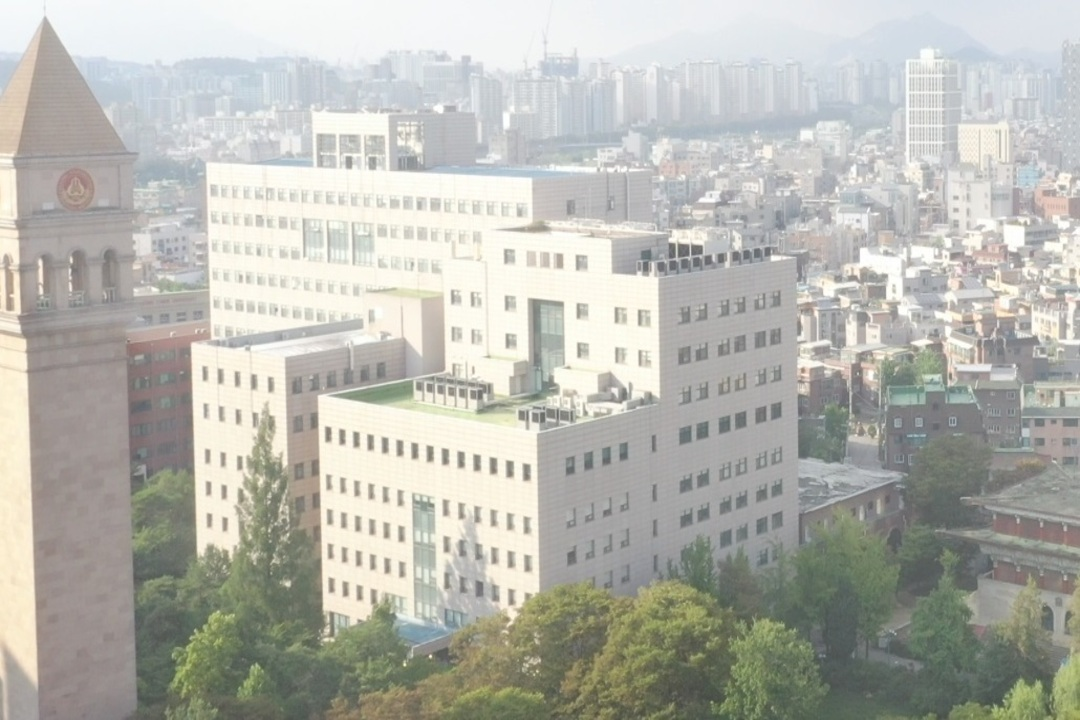
#> input picture test_imgs/6_hazy.jpg, 1080 x 720 px
$ python gsvt.py   (older library calls are emulated)
#> lines starting #> are read from the running program, lines starting #| are printed output that depends on the picture
import os
import cv2
import numpy as np
import matplotlib.pyplot as plt


def get_file_name(path):
#> further down, hazy_img is the input picture: shape (720, 1080, 3); mean B, G, R 175, 182.5, 182.1
#| (720, 1080, 3)
    basename = os.path.basename(path)
    onlyname = os.path.splitext(basename)[0]
    return onlyname

def DarkChannel(im, sz):
#> called with sz = 3
    b, g, r = cv2.split(im)
    dc = cv2.min(cv2.min(r, g), b)
    kernel = cv2.getStructuringElement(cv2.MORPH_RECT, (sz, sz))
    dark = cv2.erode(dc, kernel)
    return dark

def TransmissionRefine(im, et):
    gray = cv2.cvtColor(im, cv2.COLOR_BGR2GRAY)
    gray = np.float64(gray) / 255
    # r = 60
    r = 30
    eps = 0.0001
    t = Guidedfilter(gray, et, r, eps)
    return t

def Guidedfilter(im, p, r, eps):
#> called with r = 30, eps = 0.0001
    mean_I = cv2.boxFilter(im, cv2.CV_64F, (r, r))
    mean_p = cv2.boxFilter(p, cv2.CV_64F, (r, r))
    mean_Ip = cv2.boxFilter(im * p, cv2.CV_64F, (r, r))
    cov_Ip = mean_Ip - mean_I * mean_p
    mean_II = cv2.boxFilter(im * im, cv2.CV_64F, (r, r))
    var_I = mean_II - mean_I * mean_I
    a = cov_Ip / (var_I + eps)
    b = mean_p - a * mean_I
    mean_a = cv2.boxFilter(a, cv2.CV_64F, (r, r))
    mean_b = cv2.boxFilter(b, cv2.CV_64F, (r, r))
    q = mean_a * im + mean_b
    return q

def BrightChannel(im,sz):
#> called with sz = 30
    b,g,r = cv2.split(im)
    bc = cv2.max(cv2.max(r,g),b)
    kernel = cv2.getStructuringElement(cv2.MORPH_RECT,(sz,sz))
    bright = cv2.dilate(bc,kernel)
    return bright

def sobel_edge_extractor(img):
    sobel_horizontal = cv2.Sobel(img, cv2.CV_64F, 1, 0, ksize=3)
    sobel_vertical = cv2.Sobel(img, cv2.CV_64F, 0, 1, ksize=3)
    absx= cv2.convertScaleAbs(sobel_horizontal)
    absy = cv2.convertScaleAbs(sobel_vertical)
    edge = cv2.addWeighted(absx, 0.5, absy, 0.5,0)
    return edge

def normalize_img(img):
    return (img - img.min()) / (img.max() - img.min())

# [15 lines left out: function line_intersection, not called in this run]

def get_atmosphere_w_location_drop(I, darkch, p, drop_rate):
    M, N = darkch.shape
    flatI = I.reshape(M * N, 3)
    flatdark = darkch.ravel()
    searchidx = (-flatdark).argsort()[ int(M*N*drop_rate): int(M*N*drop_rate + M*N*p)]  # find top M * N * p indexes
    collected_pixels = flatI.take(searchidx, axis=0)
    avg_pixels = np.average(collected_pixels, axis=1)
    max_avg_pixel_id = np.argmax(avg_pixels)
    location_in_flat = searchidx[max_avg_pixel_id]
    y = (location_in_flat)//N + 1
    x = (location_in_flat)%N + 1
    return collected_pixels[max_avg_pixel_id], x, y

# [30 lines left out: function move_points_away_from_anchor, not called in this run]


def move_points_away_from_anchor_vectorized(anchor, points, distances):
    """
    Vectorized version: move points away from the anchor by given distances.

    Parameters:
    - anchor: Tuple (x, y)
    - points: List of shape (N, 2)
    - distances: List of N distance values

    Returns:
    - new_points: List of shape (N, 2)
    """
    anchor = np.array(anchor)
    points = np.array(points)
    distances = np.array(distances)

    # Direction vectors from anchor to points
    directions = points - anchor  # shape (N, 2)

    # Normalize the directions
    norms = np.linalg.norm(directions, axis=1, keepdims=True)  # shape (N, 1)
    # Avoid division by zero
    norms[norms == 0] = 1.0
    unit_directions = directions / norms

    # Multiply each unit direction by the corresponding distance
    displacements = unit_directions * distances[:, np.newaxis]

    # New points
    new_points = points + displacements

    return new_points.tolist()


path = 'test_imgs/6_hazy.jpg'
fname = get_file_name(path)
print(fname)

hazy_img = cv2.imread(path)
hazy_img = cv2.cvtColor(hazy_img, cv2.COLOR_BGR2RGB)
print(hazy_img.shape)

src = hazy_img.copy()
I = src.astype("float64") / 255

dark2 = DarkChannel(I, 3)
t2 = TransmissionRefine(src, dark2)

bright1 = BrightChannel(I, 30)
tb1 = TransmissionRefine(src, bright1)

a = b = 3
multiplied = (t2**a)*(tb1**b)
mul1_clip = multiplied.copy()
mul1_clip[np.where(mul1_clip < 0.01)] = 0

gray = cv2.cvtColor(hazy_img, cv2.COLOR_RGB2GRAY)
sobel = 1 - sobel_edge_extractor(gray)/255
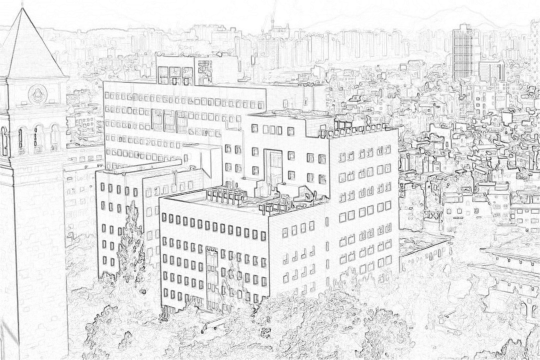
#> sobel: shape (720, 1080) float64 (shown at 1/2 size); min 0, max 1, mean 0.908
multi = 2*mul1_clip*sobel
multi = np.clip(multi, 0.0, 1.0)
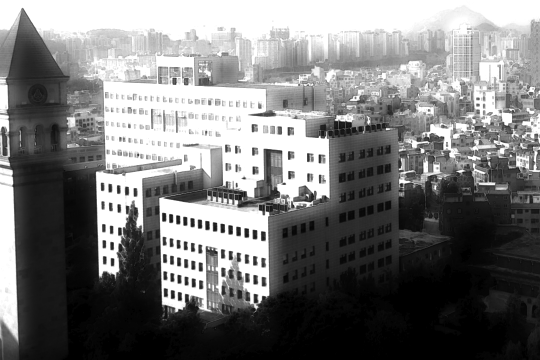
#> multi: shape (720, 1080) float64 (shown at 1/2 size); min 0, max 1, mean 0.475

multi_mean = np.mean(multi)*255
#> multi_mean = 121.1

multi_norm = normalize_img(multi)
test_t = 1 - multi_norm

offset = 0.1
test_t_new = (1-offset)*test_t + offset
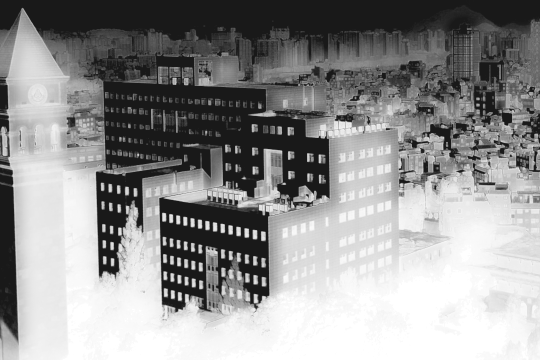
#> test_t_new: shape (720, 1080) float64 (shown at 1/2 size); min 0.1, max 1, mean 0.573
test_t = test_t_new

hazy_hsv = cv2.cvtColor(hazy_img, cv2.COLOR_RGB2HSV)
#> hazy_hsv: shape (720, 1080, 3); mean H, S, V 52.3, 20.3, 186.1
h,s,v = cv2.split(hazy_hsv)
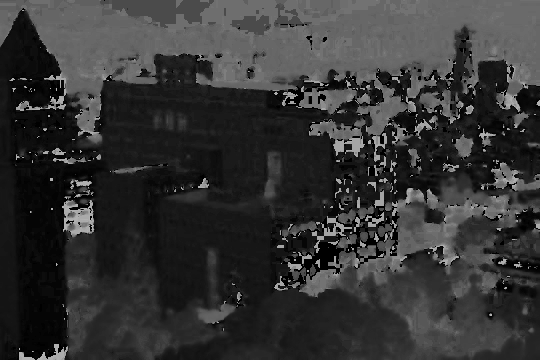
#> h: shape (720, 1080) (shown at 1/2 size); min 0, max 179, mean 52.3
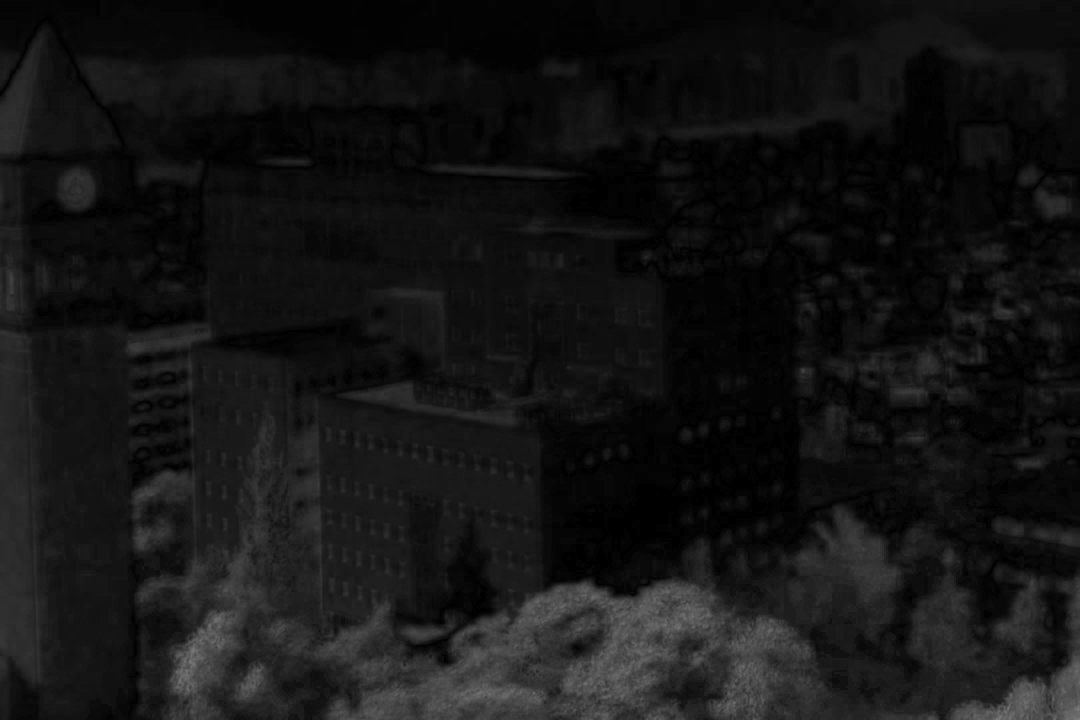
#> s: shape (720, 1080); min 0, max 127, mean 20.3

A2, Ax2, Ay2 = get_atmosphere_w_location_drop(I, multi, 0.001, 0.00)
#> in get_atmosphere_w_location_drop, `searchidx = (-flatdark).argsort()[ int(M*N*drop_rate): int(M*N*drop_ra..`: searchidx = 777 values, max 626811 at index 266, min 146601 at index 701, mean 410392.9
#> in get_atmosphere_w_location_drop, `collected_pixels = flatI.take(searchidx, axis=0)`: collected_pixels = 777 rows, first 8: [0.992, 0.969, 0.906], [0.98, 0.957, 0.894], [0.984, 0.961, 0.898], [0.98, 0.957, 0.902], [0.976, 0.953, 0.898], [0.98, 0.957, 0.902], [0.984, 0.961, 0.906], [0.98, 0.957, 0.902]
#> in get_atmosphere_w_location_drop, `avg_pixels = np.average(collected_pixels, axis=1)`: avg_pixels = 777 values, max 0.992 at index 765, min 0.847 at index 334, mean 0.944
#> in get_atmosphere_w_location_drop, `max_avg_pixel_id = np.argmax(avg_pixels)`: max_avg_pixel_id = 765
#> in get_atmosphere_w_location_drop, `location_in_flat = searchidx[max_avg_pixel_id]`: location_in_flat = 146707
#> in get_atmosphere_w_location_drop, `y = (location_in_flat)//N + 1`: y = 136
#> in get_atmosphere_w_location_drop, `x = (location_in_flat)%N + 1`: x = 908
#> A2 = [0.992, 0.992, 0.992]; Ax2 = 908; Ay2 = 136

A2_8bit = hazy_img.copy()
A2_8bit[:,:,0] = int(A2[0]*255)
A2_8bit[:,:,1] = int(A2[1]*255)
A2_8bit[:,:,2] = int(A2[2]*255)
A2_8bit_to_hsv = cv2.cvtColor(A2_8bit, cv2.COLOR_RGB2HSV)
A2_8bit_hsv_values = np.mean(A2_8bit_to_hsv, axis=0)[0]
#> A2_8bit_hsv_values = [0, 0, 253]
# print(A2_8bit_hsv_values)

anchor_point = (int(A2_8bit_hsv_values[1]), int(A2_8bit_hsv_values[2]))
#> anchor_point = (0, 253)
# print(anchor_point)

s_flatten = s.ravel()
v_flatten = v.ravel()
t_flatten = test_t.ravel()

list_sv = np.array([s_flatten,v_flatten])
list_sv_reshaped = list(zip(*list_sv))
#> list_sv_reshaped = 777600 items
list_sv_reshaped = np.array(list_sv_reshaped)
#> list_sv_reshaped = 777600 pairs, first value 0 to 127, second value 73 to 255


distances = t_flatten*multi_mean
new_positions = move_points_away_from_anchor_vectorized(anchor_point, list_sv_reshaped, distances)
#> in move_points_away_from_anchor_vectorized, `anchor = np.array(anchor)`: anchor = [0, 253]
#> in move_points_away_from_anchor_vectorized, `points = np.array(points)`: points has the same summary as list_sv_reshaped outside move_points_away_from_anchor_vectorized
#> in move_points_away_from_anchor_vectorized, `directions = points - anchor`: directions = 777600 pairs, first value 0 to 127, second value -180 to 2
#> in move_points_away_from_anchor_vectorized, `unit_directions = directions / norms`: unit_directions = 777600 pairs, first value 0 to 1, second value -1 to 1
#> in move_points_away_from_anchor_vectorized, `displacements = unit_directions * distances[:, np.newaxis]`: displacements = 777600 pairs, first value 0 to 102.5, second value -121.1 to 16.65
#> in move_points_away_from_anchor_vectorized, `new_points = points + displacements`: new_points = 777600 pairs, first value 0 to 217.2, second value -47.03 to 271.7
#> new_positions = 777600 items

new_positions = np.array(new_positions)
#> new_positions has the same summary as new_points in move_points_away_from_anchor_vectorized

new_s = new_positions[:,0]
new_v = new_positions[:,1]

new_s_rs = np.reshape(new_s, s.shape)
new_v_rs = np.reshape(new_v, v.shape)

enh_s = np.clip(new_s_rs, 0, 255).astype('uint8')
enh_v = np.clip(new_v_rs, 0, 255).astype('uint8')

new_hsv = cv2.merge([h,enh_s,enh_v])
rgb_back = cv2.cvtColor(new_hsv, cv2.COLOR_HSV2RGB)


# plt.figure(figsize = (18, 9))
plt.subplot(121), plt.imshow(hazy_img), plt.title("Hazy"), plt.axis('off')
plt.subplot(122), plt.imshow(rgb_back), plt.title("Output"), plt.axis('off')
plt.show()

$ run again, with test_imgs/1_hazy.jpg copied over test_imgs/6_hazy.jpg
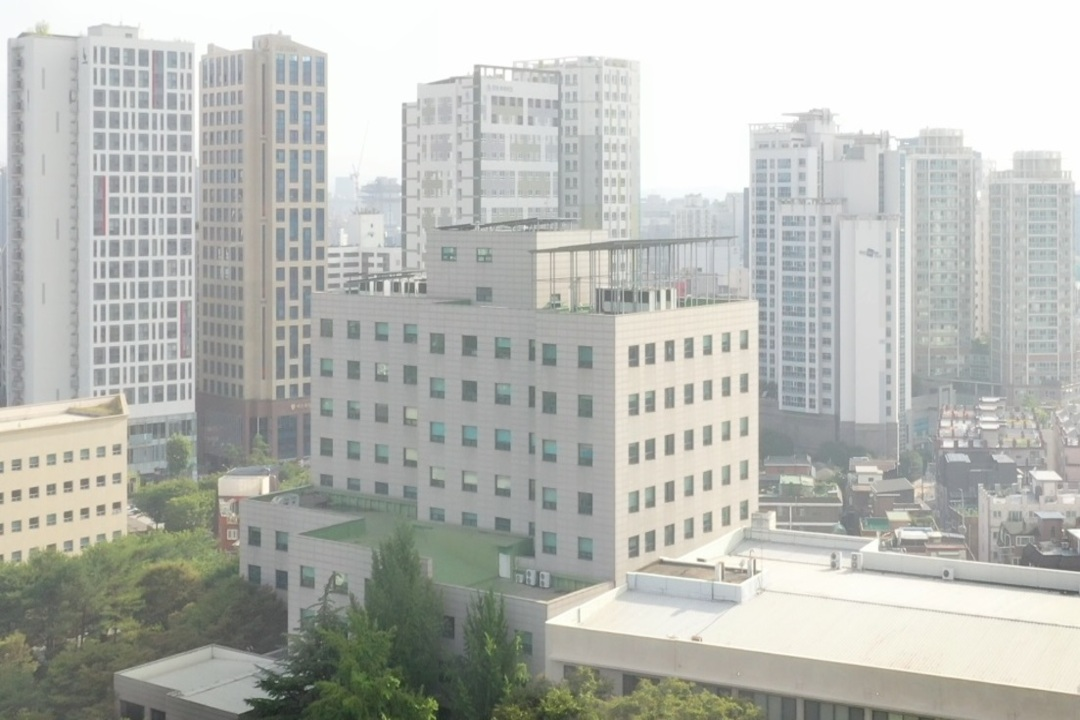
#> input picture test_imgs/1_hazy.jpg, 1080 x 720 px
#> hazy_img is the input picture: shape (720, 1080, 3); mean B, G, R 180.7, 185.8, 183.9
#| (720, 1080, 3)
#> mul1_clip: shape (720, 1080) float64; min 0, max 0.981, mean 0.317
#> `multi = np.clip(multi, 0.0, 1.0)`:
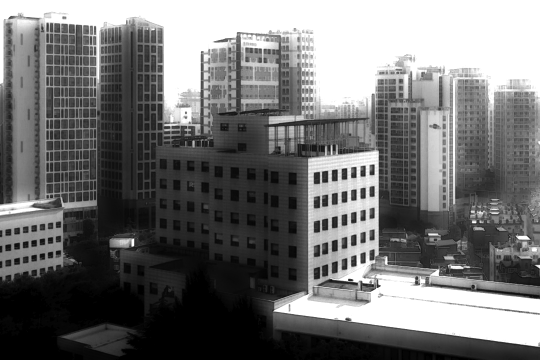
#> multi: shape (720, 1080) float64 (shown at 1/2 size); min 0, max 1, mean 0.453
#> multi_mean = 115.5
#> hazy_hsv: shape (720, 1080, 3); mean H, S, V 52.1, 14, 187.4
#> `h,s,v = cv2.split(hazy_hsv)`:
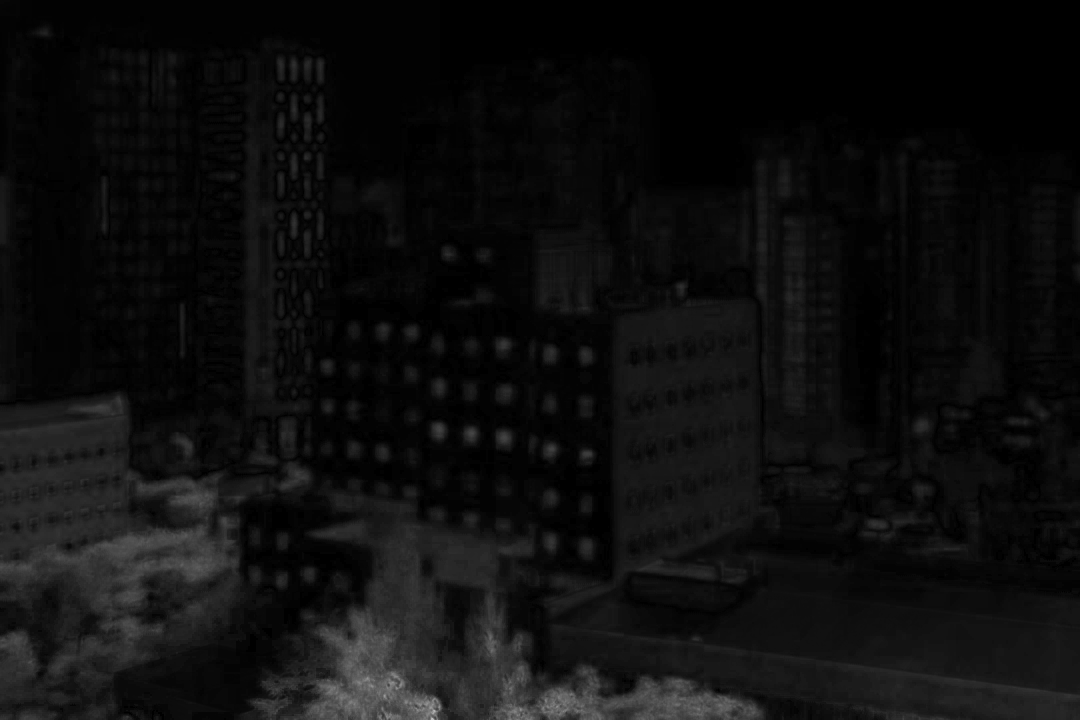
#> s: shape (720, 1080); min 0, max 190, mean 14
#> searchidx = 777 values, max 696255 at index 342, min 106882 at index 411, mean 429260.5
#> collected_pixels = 777 rows, first 8: [0.988, 0.996, 0.992], [0.988, 0.996, 0.992], [0.988, 0.996, 0.992], [0.988, 0.996, 0.992], [0.988, 0.996, 0.992], [0.988, 0.996, 0.992], [0.988, 0.996, 0.992], [0.988, 0.996, 0.992]
#> avg_pixels = 777 values, max 0.996 at index 45, min 0.843 at index 39, mean 0.96
#> max_avg_pixel_id = 45
#> location_in_flat = 107333
#> y = 100
#> x = 414
#> A2 = [0.992, 1, 0.996]; Ax2 = 414; Ay2 = 100
#> A2_8bit_hsv_values = [75, 2, 255]
#> anchor_point = (2, 255)
#> `list_sv_reshaped = list(zip(*list_sv))`: list_sv_reshaped = 777600 items
#> `list_sv_reshaped = np.array(list_sv_reshaped)`: list_sv_reshaped = 777600 pairs, first value 0 to 190, second value 35 to 255
#> anchor = [2, 255]
#> points has the same summary as list_sv_reshaped outside move_points_away_from_anchor_vectorized
#> directions = 777600 pairs, first value -2 to 188, second value -220 to 0
#> unit_directions = 777600 pairs, first value -1 to 1, second value -1 to 0
#> displacements = 777600 pairs, first value -11.55 to 87.43, second value -115.5 to 0
#> new_points = 777600 pairs, first value -11.55 to 275.2, second value -77.74 to 255
#> `new_positions = move_points_away_from_anchor_vectorized(anchor_point, ..`: new_positions = 777600 items
#> `new_positions = np.array(new_positions)`: new_positions has the same summary as new_points in move_points_away_from_anchor_vectorized

$ run again, with test_imgs/5_hazy.jpg copied over test_imgs/6_hazy.jpg
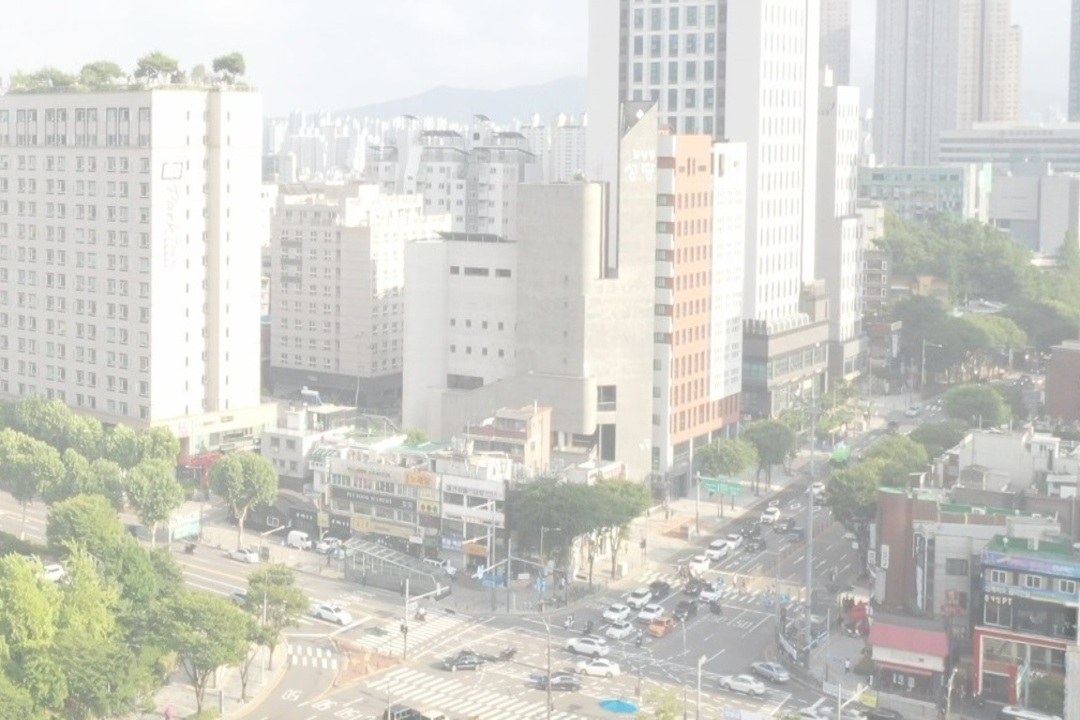
#> input picture test_imgs/5_hazy.jpg, 1080 x 720 px
#> hazy_img is the input picture: shape (720, 1080, 3); mean B, G, R 202, 208.5, 208.5
#| (720, 1080, 3)
#> `sobel = 1 - sobel_edge_extractor(gray)/255`:
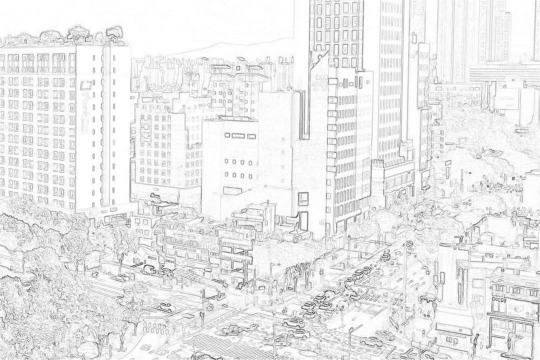
#> sobel: shape (720, 1080) float64 (shown at 1/2 size); min 0.192, max 1, mean 0.914
#> `multi = np.clip(multi, 0.0, 1.0)`:
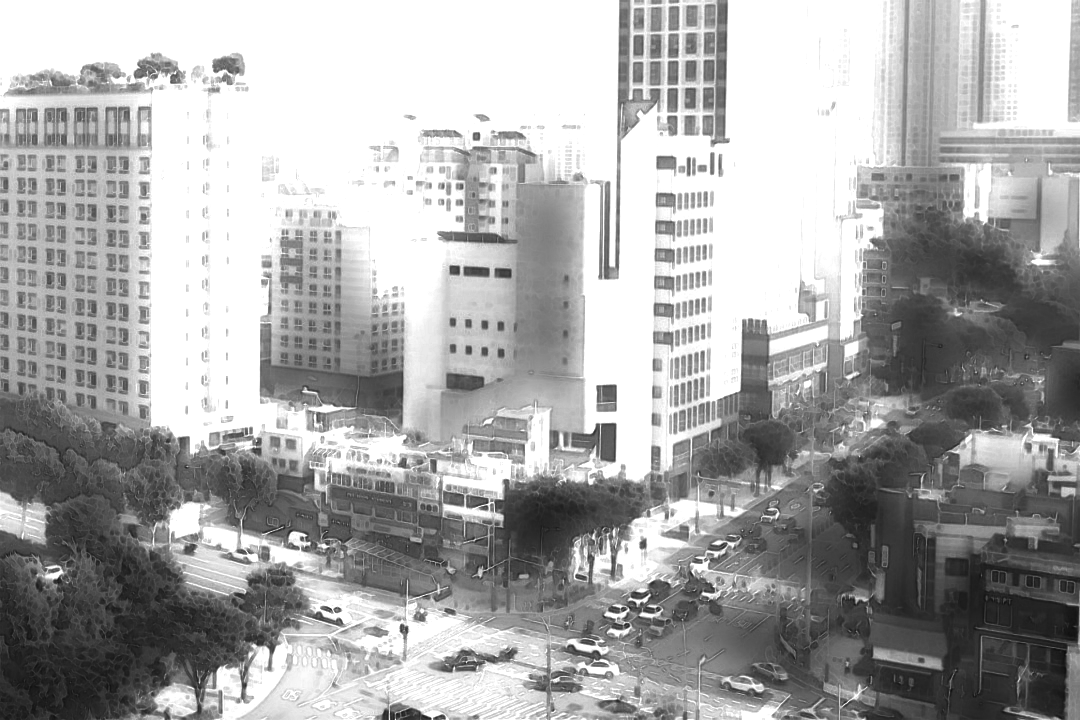
#> multi: shape (720, 1080) float64; min 0.0554, max 1, mean 0.661
#> multi_mean = 168.5
#> searchidx = 777 values, max 741364 at index 732, min 173345 at index 642, mean 257768.9
#> collected_pixels = 777 rows, first 8: [0.988, 0.988, 0.988], [0.871, 0.878, 0.875], [0.996, 0.996, 0.996], [0.906, 0.91, 0.925], [0.922, 0.925, 0.941], [0.925, 0.929, 0.937], [0.922, 0.925, 0.933], [0.918, 0.922, 0.929]
#> avg_pixels = 777 values, max 0.999 at index 12, min 0.838 at index 547, mean 0.938
#> max_avg_pixel_id = 12
#> location_in_flat = 174235
#> y = 162
#> x = 356
#> A2 = [0.996, 1, 1]; Ax2 = 356; Ay2 = 162
#> A2_8bit_hsv_values = [90, 1, 255]
#> anchor_point = (1, 255)
#> `list_sv_reshaped = list(zip(*list_sv))`: list_sv_reshaped = 777600 items
#> `list_sv_reshaped = np.array(list_sv_reshaped)`: list_sv_reshaped = 777600 pairs, first value 0 to 126, second value 103 to 255
#> anchor = [1, 255]
#> points has the same summary as list_sv_reshaped outside move_points_away_from_anchor_vectorized
#> directions = 777600 pairs, first value -1 to 125, second value -152 to 0
#> unit_directions = 777600 pairs, first value -1 to 1, second value -1 to 0
#> displacements = 777600 pairs, first value -16.85 to 138.1, second value -168.4 to 0
#> new_points = 777600 pairs, first value -16.85 to 241, second value -61.23 to 255
#> `new_positions = move_points_away_from_anchor_vectorized(anchor_point, ..`: new_positions = 777600 items
#> `new_positions = np.array(new_positions)`: new_positions has the same summary as new_points in move_points_away_from_anchor_vectorized
